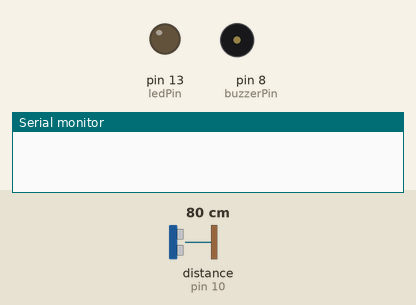
Simulated run of this sketch. Board: Arduino Uno, built with avr-gcc and run on an emulated ATmega328P. Parts: output pins drawn as LEDs (lit = HIGH), buzzer (waves = sounding, pin HIGH), the last lines printed to the serial monitor. Wiring (inferred from the names in the program): ultrasonic range finder: trigger pin 9; echo pin 10. The test bench sets the inputs (shaded band); at power-on: distance to the obstacle (sensor on pin 10) 80 cm. The echo pulse lasts 58.3 µs per cm; pins used as bus, display or sensor lines are not drawn.

Above: at 1.8 s.
1.9 s: distance to the obstacle (sensor on pin 10) set to 55 cm
3.4 s: distance to the obstacle (sensor on pin 10) set to 46 cm
At 4.7 s:
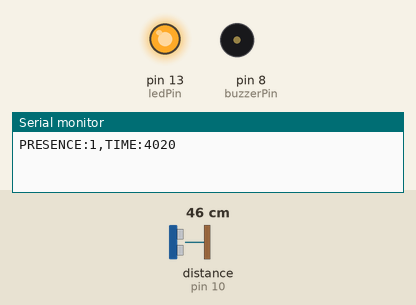
5.5 s: distance to the obstacle (sensor on pin 10) set to 60 cm
At 6.6 s:
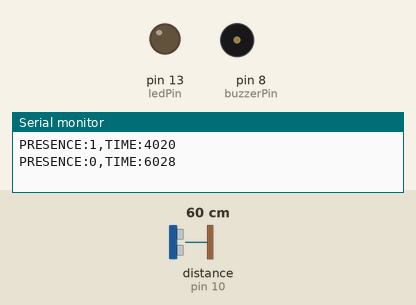
7.5 s: distance to the obstacle (sensor on pin 10) set to 2 cm
At 9.5 s:
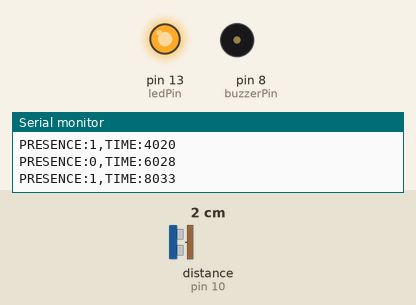
Timing chart, 0 to 10.5 s (numbered marks = the images above; inputs shaded):
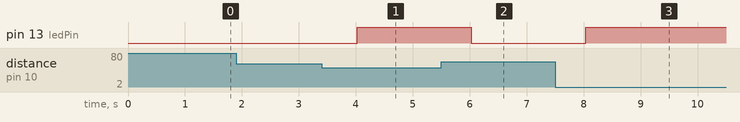

Measured:
- the behaviour switches between 51 and 50 cm on distance to the obstacle (sensor on pin 10) (found by bisection; images 0 and 1)
- after the input at 1.9 s, every drawn part: stays the same
- after the input at 3.4 s, pin 13 (ledPin): LOW → HIGH after 0.62 s
- after the input at 5.5 s, pin 13 (ledPin): HIGH → LOW after 0.53 s
- after the input at 7.5 s, pin 13 (ledPin): LOW → HIGH after 0.53 s

The sketch:

Arduino-Setup.ino
```cpp
const int trigPin = 9;
const int echoPin = 10;
const int ledPin = 13;
const int buzzerPin = 8;
const long REMINDER_INTERVAL = 3600000;
const float PRESENCE_THRESHOLD = 50.0;

long lastReminderTime = 0;
bool isPresent = false;
bool isWaterReminder = true;

void setup() {
  pinMode(trigPin, OUTPUT);
  pinMode(echoPin, INPUT);
  pinMode(ledPin, OUTPUT);
  pinMode(buzzerPin, OUTPUT);
  Serial.begin(9600);
  digitalWrite(ledPin, LOW);
  digitalWrite(buzzerPin, LOW);
}

void loop() {
  // Measure distance
  digitalWrite(trigPin, LOW);
  delayMicroseconds(2);
  digitalWrite(trigPin, HIGH);
  delayMicroseconds(10);
  digitalWrite(trigPin, LOW);

  long duration = pulseIn(echoPin, HIGH);
  float distance = duration * 0.034 / 2;

  // Check presence
  bool newPresence = (distance < PRESENCE_THRESHOLD);
  if (newPresence != isPresent) {
    isPresent = newPresence;
    digitalWrite(ledPin, isPresent ? HIGH : LOW);
    // Send presence status and timestamp
    Serial.print("PRESENCE:");
    Serial.print(isPresent ? "1" : "0");
    Serial.print(",TIME:");
    Serial.println(millis());
  }

  // Check for reminders (every hour if present)
  if (isPresent && (millis() - lastReminderTime >= REMINDER_INTERVAL)) {

      digitalWrite(buzzerPin, HIGH);
      delay(200);
      digitalWrite(buzzerPin, LOW);
      Serial.println("REMINDER:Drink water!");
    isWaterReminder = !isWaterReminder;
    lastReminderTime = millis();
  }

  delay(1000);
}
```
